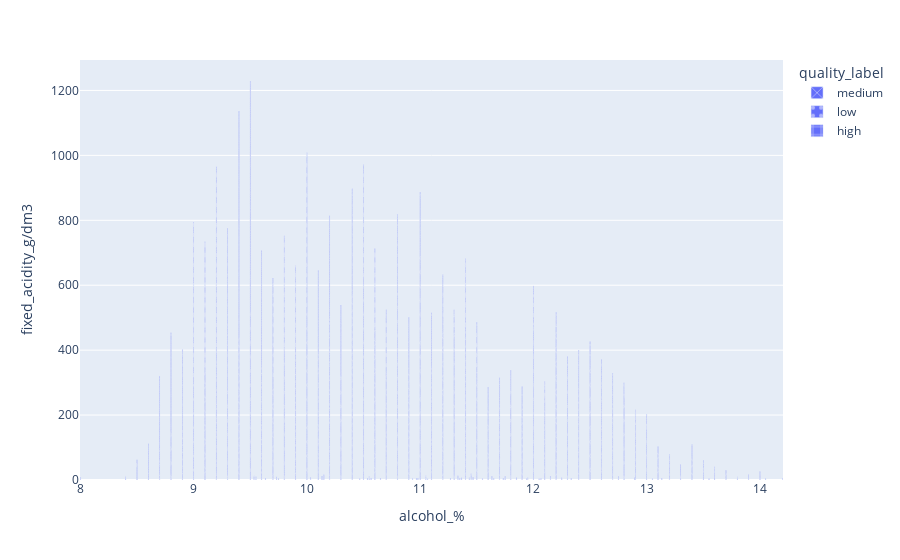

Here is the notebook cell this chart was saved with:
### Code cell
fig = px.bar(white_wine, x='alcohol_%', y='fixed_acidity_g/dm3', pattern_shape='quality_label', pattern_shape_sequence=['x', '.', '+', '/', '.'])
N = 20
theta = np.linspace(0.0, 2 * np.pi, N, endpoint=False)
radii = 10 * np.random.rand(N)
width = np.pi / 4 * np.random.rand(N)
colors = plt.cm.viridis(radii / 10.)
ax = plt.subplot(projection='polar')
ax.bar(theta, radii, width=width, bottom=0.0, color=colors, alpha=0.5)

fig.show()

### Figure 1 — Plotly figure (JSON) as saved in the notebook; plotly's stock layout.template omitted (floating-point values rounded to 4 significant figures; data arrays with more than 128 entries replaced by an {"elided": "..."} marker saying what was removed)
{"data": [{"alignmentgroup": "True", "hovertemplate": "quality_label=medium<br>alcohol_%=%{x}<br>fixed_acidity_g/dm3=%{y}<extra></extra>", "legendgroup": "medium", "marker": {"color": "#636efa", "pattern": {"shape": "x"}}, "name": "medium", "offsetgroup": "medium", "orientation": "v", "showlegend": true, "textposition": "auto", "type": "bar", "x": {"elided": "2477 float values"}, "xaxis": "x", "y": {"elided": "2477 float values"}, "yaxis": "y"}, {"alignmentgroup": "True", "hovertemplate": "quality_label=low<br>alcohol_%=%{x}<br>fixed_acidity_g/dm3=%{y}<extra></extra>", "legendgroup": "low", "marker": {"color": "#636efa", "pattern": {"shape": "."}}, "name": "low", "offsetgroup": "low", "orientation": "v", "showlegend": true, "textposition": "auto", "type": "bar", "x": {"elided": "1348 float values"}, "xaxis": "x", "y": {"elided": "1348 float values"}, "yaxis": "y"}, {"alignmentgroup": "True", "hovertemplate": "quality_label=high<br>alcohol_%=%{x}<br>fixed_acidity_g/dm3=%{y}<extra></extra>", "legendgroup": "high", "marker": {"color": "#636efa", "pattern": {"shape": "+"}}, "name": "high", "offsetgroup": "high", "orientation": "v", "showlegend": true, "textposition": "auto", "type": "bar", "x": {"elided": "136 float values"}, "xaxis": "x", "y": {"elided": "136 float values"}, "yaxis": "y"}], "layout": {"barmode": "relative", "legend": {"title": {"text": "quality_label"}, "tracegroupgap": 0}, "margin": {"t": 60}, "xaxis": {"anchor": "y", "domain": [0, 1], "title": {"text": "alcohol_%"}}, "yaxis": {"anchor": "x", "domain": [0, 1], "title": {"text": "fixed_acidity_g/dm3"}}}}
